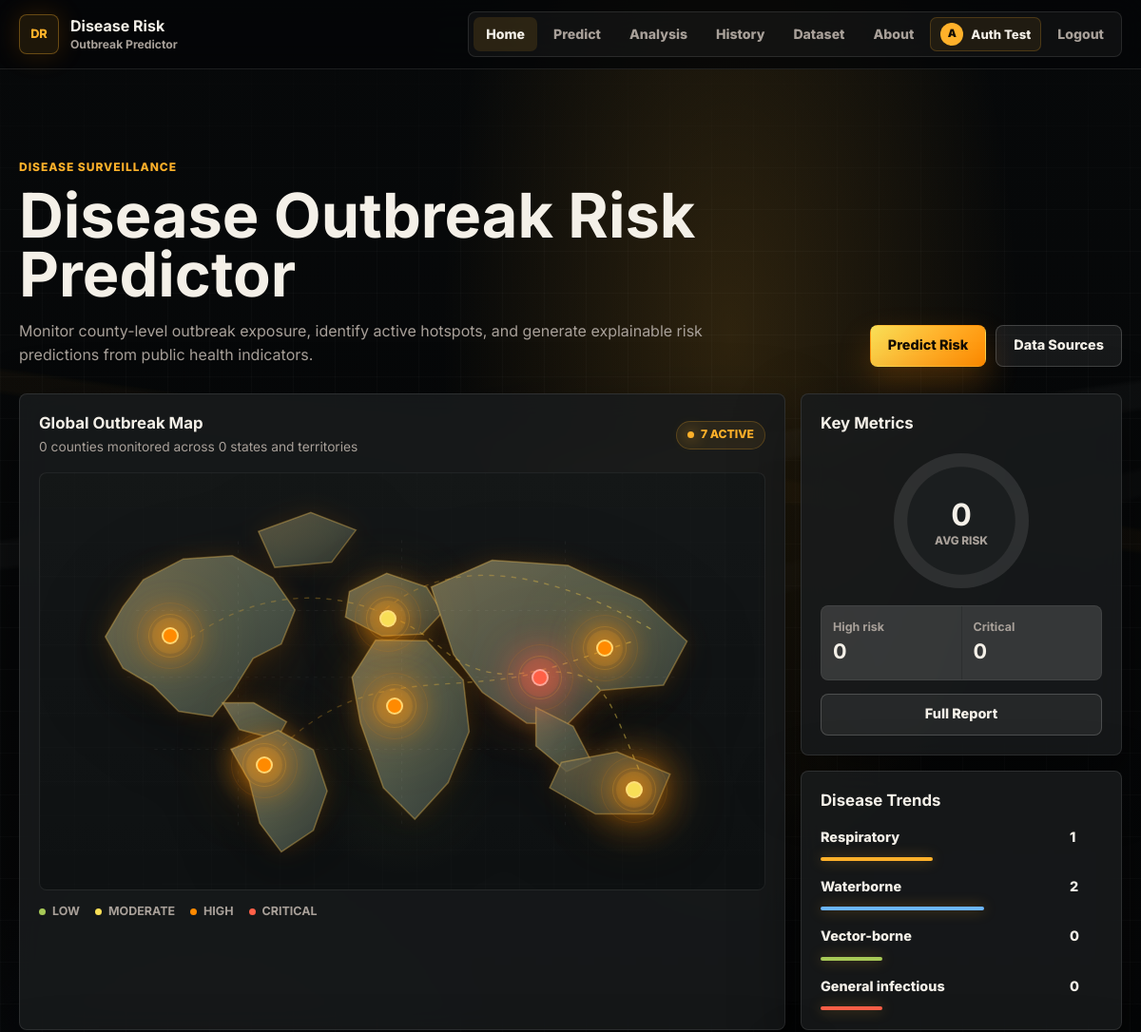
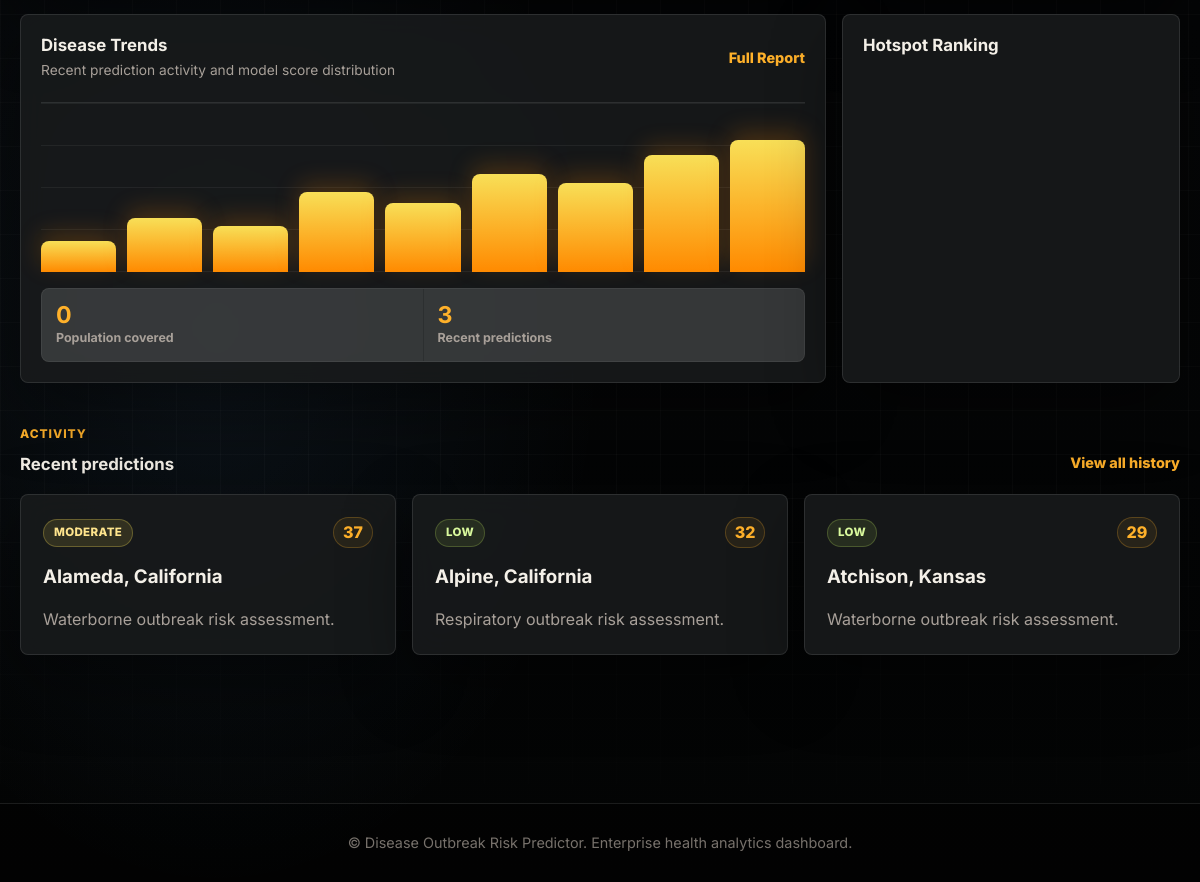
The page / (signed in) on the database its author committed (2 pictures, top to bottom).
### tables this page shows
CREATE TABLE users (
                id INTEGER PRIMARY KEY AUTOINCREMENT,
                name TEXT NOT NULL,
                email TEXT NOT NULL UNIQUE,
                password_hash TEXT NOT NULL,
                created_at TEXT NOT NULL
            , google_id TEXT, avatar_url TEXT, auth_provider TEXT NOT NULL DEFAULT 'password');

CREATE TABLE predictions (
                id INTEGER PRIMARY KEY AUTOINCREMENT,
                fips TEXT NOT NULL,
                state TEXT NOT NULL,
                county TEXT NOT NULL,
                disease_type TEXT NOT NULL,
                risk_score INTEGER NOT NULL,
                risk_level TEXT NOT NULL,
                notes TEXT,
                created_at TEXT NOT NULL
            );

### app.py (the view)
@app.route("/")
@login_required
def home():
    states = get_states()
    total_counties = len(DATASET)
    latest = get_history()[:3]
    dashboard = get_dashboard_context(latest)
    return render_template(
        "home.html",
        active_page="home",
        states=states,
        total_counties=total_counties,
        latest=latest,
        dashboard=dashboard,
    )

### app.py (called while the page is built)
def get_states():
    return sorted({row["state"] for row in DATASET if row.get("state")})

def get_history():
    with sqlite3.connect(DB_FILE) as conn:
        conn.row_factory = sqlite3.Row
        return conn.execute(
            "SELECT * FROM predictions ORDER BY id DESC LIMIT 50"
        ).fetchall()

def format_number(value):
    try:
        return f"{int(float(value)):,}"
    except (TypeError, ValueError):
        return "0"

def get_user_by_id(user_id):
    if not user_id:
        return None
    with sqlite3.connect(DB_FILE) as conn:
        conn.row_factory = sqlite3.Row
        return conn.execute("SELECT * FROM users WHERE id = ?", (user_id,)).fetchone()

def google_oauth_configured():
    client_id = get_google_client_id()
    client_secret = get_google_client_secret()
    placeholder_values = {
        "your-google-oauth-client-id.apps.googleusercontent.com",
        "your-google-oauth-client-secret",
    }
    return bool(client_id and client_secret) and client_id not in placeholder_values and client_secret not in placeholder_values

def get_google_client_id():
    return os.environ.get("GOOGLE_CLIENT_ID", "").strip()

def get_google_client_secret():
    return os.environ.get("GOOGLE_CLIENT_SECRET", "").strip()

@app.context_processor
def inject_current_user():
    return {
        "current_user": get_user_by_id(session.get("user_id")),
        "google_oauth_enabled": google_oauth_configured(),
    }

def login_required(view):
    @wraps(view)
    def wrapped_view(*args, **kwargs):
        if not session.get("user_id"):
            return redirect(url_for("signup", next=request.full_path))
        return view(*args, **kwargs)
    return wrapped_view

### Templates/home.html (shortened to what this page needs)
{% extends "base.html" %}
{% set title = "Disease Surveillance Dashboard" %}
{% block content %}
<main class="surveillance-dashboard">
    <section class="dashboard-hero">
        <div class="dashboard-copy">
            <p class="eyebrow">Disease Surveillance</p>
            <h1>Disease Outbreak Risk Predictor</h1>
            <p>Monitor county-level outbreak exposure, identify active hotspots, and generate explainable risk predictions from public health indicators.</p>
        </div>
        <div class="dashboard-actions">
            <a class="btn primary" href="{{ url_for('predict') }}">Predict Risk</a>
            <a class="btn secondary" href="{{ url_for('dataset') }}">Data Sources</a>
        </div>
    </section>
    <section class="dashboard-grid">
        <article class="map-panel dashboard-panel">
            <div class="panel-header">
                <div>
                    <h2>Global Outbreak Map</h2>
                    <p>{{ total_counties }} counties monitored across {{ states|length }} states and territories</p>
                </div>
                <span class="status-chip">{{ dashboard.global_points|length }} active</span>
            </div>
            <div class="outbreak-map" aria-label="Global outbreak hotspot map">
                {% for hotspot in dashboard.global_points %}
                    <span class="hotspot {{ hotspot.level|lower }}" style="left: {{ hotspot.x }}%; top: {{ hotspot.y }}%;" title="{{ hotspot.label }} - {{ hotspot.score }}"></span>
                {% endfor %}
            </div>
            <div class="map-legend">
                <span>Low</span>
                <span>Moderate</span>
                <span>High</span>
                <span>Critical</span>
            </div>
        </article>
        <aside class="dashboard-stack">
            <article class="dashboard-panel metric-panel">
                <h2>Key Metrics</h2>
                <div class="metric-ring" style="--score: {{ dashboard.average_score }};">
                    <strong>{{ dashboard.average_score }}</strong>
                    <span>avg risk</span>
                </div>
                <div class="metric-split">
                    <div>
                        <span>High risk</span>
                        <strong>{{ dashboard.high_count }}</strong>
                    </div>
                    <div>
                        <span>Critical</span>
                        <strong>{{ dashboard.critical_count }}</strong>
                    </div>
                </div>
                <a class="btn secondary full-width" href="{{ url_for('history') }}">Full Report</a>
            </article>
            <article class="dashboard-panel trend-panel">
                <h2>Disease Trends</h2>
                <div class="trend-list">
                    {% for disease in dashboard.disease_snapshot %}
                        <div class="trend-row {{ disease.tone }}">
                            <span>{{ disease.name }}</span>
                            <b>{{ disease.count }}</b>
                            <i style="width: {{ 22 + disease.count * 18 }}%;"></i>
                        </div>
                    {% endfor %}
                </div>
            </article>
        </aside>
        <article class="dashboard-panel chart-panel">
            <div class="panel-header">
                <div>
                    <h2>Disease Trends</h2>
                    <p>Recent prediction activity and model score distribution</p>
                </div>
                <a class="text-link" href="{{ url_for('history') }}">Full Report</a>
            </div>
            <div class="trend-chart" aria-hidden="true">
                <span style="height: 20%;"></span>
                <span style="height: 35%;"></span>
                <span style="height: 30%;"></span>
                <span style="height: 52%;"></span>
                <span style="height: 45%;"></span>
                <span style="height: 64%;"></span>
                <span style="height: 58%;"></span>
                <span style="height: 76%;"></span>
                <span style="height: 86%;"></span>
            </div>
            <div class="chart-metrics">
                <div>
                    <strong>{{ dashboard.total_population }}</strong>
                    <span>Population covered</span>
                </div>
                <div>
                    <strong>{{ latest|length }}</strong>
                    <span>Recent predictions</span>
                </div>
            </div>
        </article>
        <article class="dashboard-panel spread-panel">
            <h2>Hotspot Ranking</h2>
        </article>
    </section>
    <section class="section recent-section">
        <div class="section-heading">
            <div>
                <p class="eyebrow">Activity</p>
                <h2>Recent predictions</h2>
            </div>
            <a class="text-link" href="{{ url_for('history') }}">View all history</a>
        </div>
        <div class="card-grid">
            {% for item in latest %}
                <article class="card">
                    <div class="card-topline">
                        <span class="risk-pill {{ item['risk_level']|lower }}">{{ item["risk_level"] }}</span>
                        <span class="score-chip">{{ item["risk_score"] }}</span>
                    </div>
                    <h3>{{ item["county"] }}, {{ item["state"] }}</h3>
                    <p>{{ item["disease_type"] }} outbreak risk assessment.</p>
                </article>
            {% else %}
                <article class="card">
                    <span class="risk-pill neutral">Ready</span>
                    <h3>No predictions yet</h3>
                    <p>Run the first prediction to start building history.</p>
                </article>
            {% endfor %}
        </div>
    </section>
</main>
{% endblock %}

### Templates/base.html (shortened to what this page needs)
<!DOCTYPE html>
<html lang="en">
<head>
    <link rel="stylesheet" href="{{ url_for('static', filename='css/style.css') }}" />
</head>
<body>
    <header class="site-header">
        <nav class="navbar" aria-label="Main navigation">
            <a class="brand" href="{{ url_for('home') }}">
                <div class="brand-mark">DR</div>
                <div>
                    <strong>Disease Risk</strong>
                    <small>Outbreak Predictor</small>
                </div>
            </a>
            <div class="nav-links">
                {% if current_user %}
                    <a href="{{ url_for('home') }}" class="{{ 'active' if active_page == 'home' else '' }}"><span>Home</span></a>
                    <a href="{{ url_for('predict') }}" class="{{ 'active' if active_page == 'predict' else '' }}"><span>Predict</span></a>
                    <a href="{{ url_for('analysis') }}" class="{{ 'active' if active_page == 'analysis' else '' }}"><span>Analysis</span></a>
                    <a href="{{ url_for('history') }}" class="{{ 'active' if active_page == 'history' else '' }}"><span>History</span></a>
                    <a href="{{ url_for('dataset') }}" class="{{ 'active' if active_page == 'dataset' else '' }}"><span>Dataset</span></a>
                    <a href="{{ url_for('about') }}" class="{{ 'active' if active_page == 'about' else '' }}"><span>About</span></a>
                    <span class="account-chip" title="{{ current_user.email }}">
                        {% if current_user.avatar_url %}
                            <img src="{{ current_user.avatar_url }}" alt="" />
                        {% else %}
                            <span class="account-initial">{{ current_user.name[:1]|upper }}</span>
                        {% endif %}
                        <span>{{ current_user.name }}</span>
                    </span>
                    <a href="{{ url_for('logout') }}"><span>Logout</span></a>
                {% else %}
                    <a href="{{ url_for('signin') }}" class="{{ 'active' if active_page == 'signin' else '' }}"><span>Sign In</span></a>
                    <a href="{{ url_for('signup') }}" class="{{ 'active' if active_page == 'signup' else '' }}"><span>Sign Up</span></a>
                {% endif %}
            </div>
        </nav>
    </header>
    <div class="app-shell">
        {% block content %}{% endblock %}
    </div>
    <footer class="footer">
        <p>&copy; Disease Outbreak Risk Predictor. Enterprise health analytics dashboard.</p>
    </footer>
</body>
</html>

### rows shown on the page
users: name "A", name "Auth Test"
predictions: risk_level "MODERATE", risk_score "37", county "Alameda", state "California", disease_type "Waterborne"
predictions: risk_level "LOW", risk_score "32", county "Alpine", state "California", disease_type "Respiratory"
predictions: risk_level "LOW", risk_score "29", county "Atchison", state "Kansas", disease_type "Waterborne"

### other values the page prints
{{ total_counties }} "0"
{{ states|length }} "0"
{{ dashboard.global_points|length }} "7"
{{ dashboard.average_score }} "0"
{{ dashboard.high_count }} "0"
{{ dashboard.critical_count }} "0"
{{ disease.name }} "Respiratory" "Waterborne" "Vector-borne" "General infectious"
{{ disease.count }} "1" "2" "0" "0"
{{ dashboard.total_population }} "0"
{{ latest|length }} "3"
